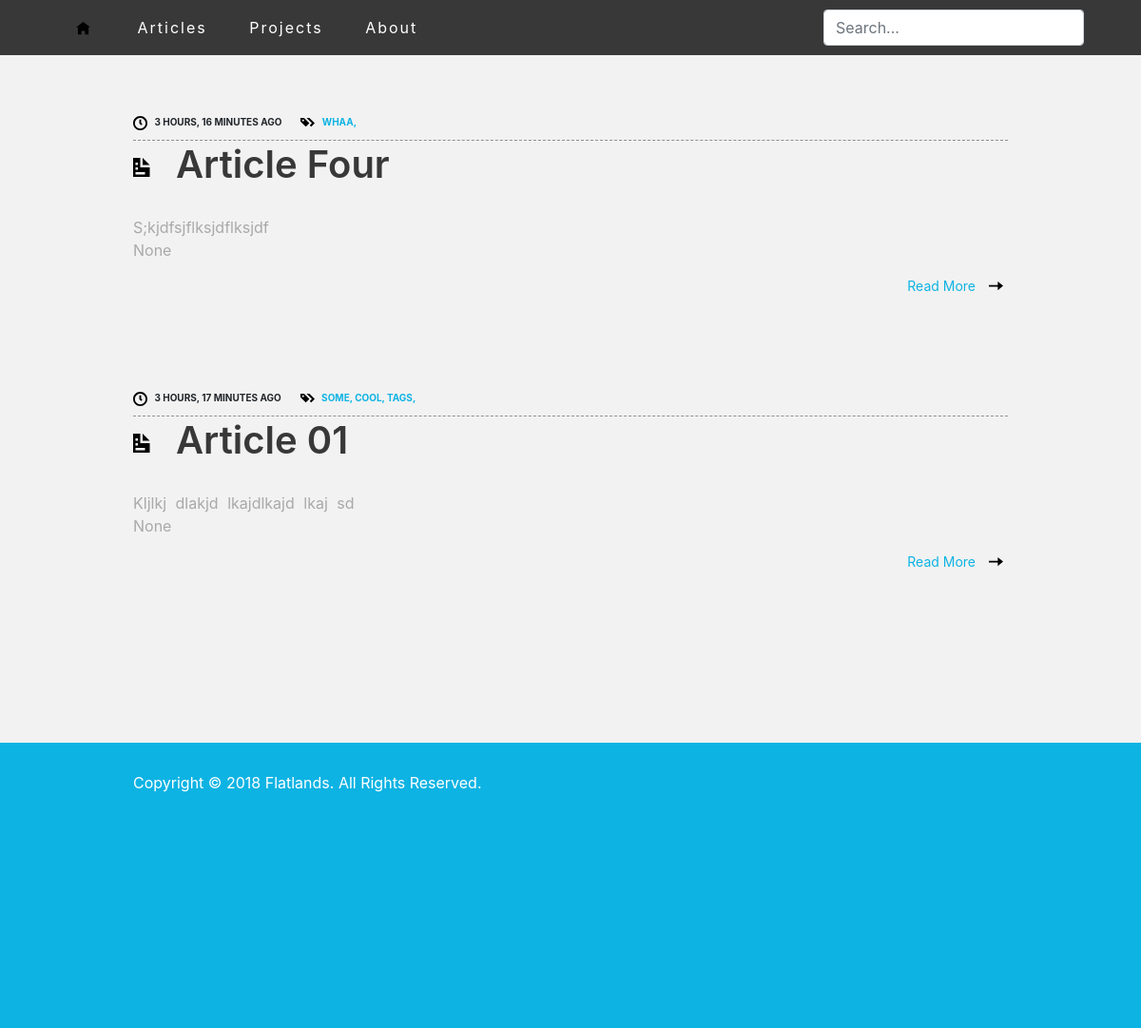
The app's page /articles/ with its own data.
### blog/models.py (models this page shows, shortened)
class Article(models.Model):
    name = models.CharField(max_length=200)
    content = models.CharField(max_length=5000)
    pub_date = models.DateTimeField('date published')
    tags = models.CharField(max_length=200)
    project = models.ForeignKey(Project, on_delete=models.CASCADE, null=True, blank=True)
    def tag_list(self):
        return str(self.tags).split(' ')

### blog/views.py (the view)
# urls.py: path('articles/', views.articles, name='articles'),
def articles(request):
    articles = Article.objects.order_by('-pub_date')
    context = {'articles': articles}
    return render(request, 'blog/articles.html', context)

### blog/templates/blog/articles.html
{% extends "blog/base.html" %}
{% load static %}
{% block content %}
<p style="height:105px;"></p>
{% for article in articles %}
{% if article.project == None %}
<div class="bloglistpost">
    <div class="blogpostheader">
        <div class="bloglistpostdate">
            <img class="iconic-svg" src="{% static 'blog/svg/clock.svg' %}" alt="clock icon">
            {{article.pub_date|timesince|upper}} AGO
        </div>
        <div class="bloglistposttags">
            <img class="iconic-svg" src="{% static 'blog/svg/tags.svg' %}" alt="tags icon">
            {% for tag in article.tag_list %}
                <a href="">{{tag|upper}}, </a>
            {% endfor %}
        </div>
    </div>
    <div class="bloglistpostname display-4">
            <hr style="margin:0px;margin-top:5px;border-top: 1px dashed #8c8b8b;border-bottom: 1px dashed #fff;">
            <img class="iconic-svg-header" src="{% static 'blog/svg/document.svg' %}" alt="tags icon">&ensp;{{ article.name|title }}
    </div>
    <div class="bloglistpostcontent">
            {{ article.content|capfirst|truncatewords:50 }}
            <br>
            {{article.project}}
        </div>
            <div class="blogpostreadmore">
                    <a href="/articles/{{ article.id }}/">Read More</a>&emsp;<img class="iconic-svg" src="{% static 'blog/svg/arrow-right.svg' %}" alt="arrow icon">
                </div>
</div>
{% endif %}
{% endfor %}
{% endblock %}

### blog/static/blog/main.css (style rules this page uses)
body { background-color: #f2f2f2; }
.blogpostheader { display: flex; flex-direction: row; font-weight: bold; }
.bloglistpost { display: flex; flex-direction: column; margin: auto auto; padding-bottom: 100px; }
.bloglistpostdate { font-size:10px; padding-right: 20px; }
.bloglistpostname { font-size: 40px; font-weight: 600; padding-top:5px; padding-bottom:30px; color:#383838; }
.bloglistpostcontent { color: darkgray; word-spacing: 5px; }
.bloglistposttags { font-size:10px; }
.blogpostreadmore { padding-top: 15px; font-size: 14px; text-align: right; }
.iconic-svg { height:15px; width:15px; margin-right:5px; }
.iconic-svg-header { height:20px; width:20px; margin-right:5px; }
a:link { color: #0db3e3; }

### records on screen
Article: pub_date "3 HOURS, 16 MINUTES", tag_list "WHAA", name "Article Four", content "S;kjdfsjflksjdflksjdf", project "None"
Article: pub_date "3 HOURS, 17 MINUTES", tag_list "SOME" "COOL" "TAGS", name "Article 01", content "Kljlkj dlakjd lkajdlkajd lkaj sd", project "None"
